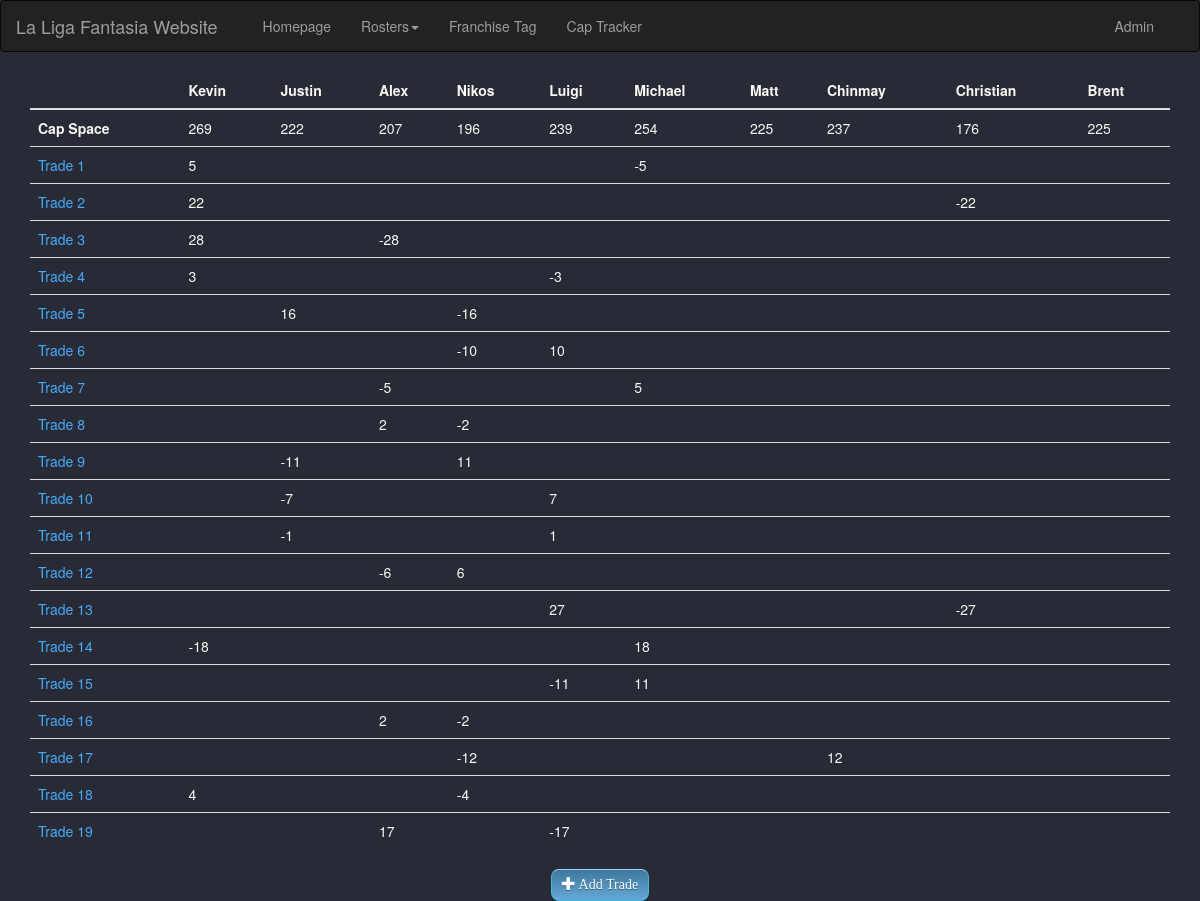
Page /captracker/ on the committed database.
### liga/models.py (models this page shows, shortened)
class Owner(models.Model):
    name = models.CharField(max_length=20)
    cap = models.IntegerField()

### captracker/views.py (the view)
# urls.py: path('', views.captracker, name='captracker'),
def captracker(request):
    owner_list = Owner.objects.all()
    trades = Trade.objects.all()
    cap_movements = Trade.objects.filter(cap__isnull=False)
    cap_exchange = []
    for trade in cap_movements:
        curr = parse_cap_trade(trade.tradeID, trade.recipient, trade.giver, trade.cap)
        cap_exchange.append(curr)
    context = {
        'owner_list': owner_list,
        'trades': trades,
        'cap_exchange': cap_exchange,
    }
    return render(request, 'captracker/captracker.html', context)

### captracker/views.py (called while the page is built)
def parse_cap_trade(tid, f_owner, s_owner, cap):
    f_owner = owner_recs(f_owner, cap)
    s_owner = owner_recs(s_owner, cap * -1)
    my_trade = [tid, f_owner, s_owner]
    return my_trade

def owner_recs(owner, cap_received):
    dict1 = {
        'owner': owner,
        'cap_rec': cap_received,
    }
    return dict1

### captracker/templates/captracker/captracker.html (shortened to what this page needs)
{% extends "liga/base.html" %}
{% block main_content %}
<div class="container table-responsive">
    <table class="table .table-sm table-hover">
        <thead>
        <tr>
            <th scope="col"></th>
            {% for owner in owner_list %}
            <th scope="col">{{owner.name}}</th>
            {% endfor %}
        </tr>
        </thead>
        <tbody>
        <tr>
            <td><b>Cap Space</b></td>
            {% for owner in owner_list %}
            <td> {{owner.cap}}</td>
            {% endfor %}
        </tr>
        {% for trade in cap_exchange %}
        <tr>
            <td><a href="{% url 'captracker:viewTrade' trade.0 %}"> Trade {{trade.0}} </a></td>
            {% for owner in owner_list %}
            <td>
                {% if trade.1.owner == owner %}
                {{ trade.1.cap_rec }}
                {% elif trade.2.owner == owner %}
                {{ trade.2.cap_rec }}
                {% endif %}
            </td>
            {% endfor %}
        </tr>
        {% endfor %}
        </tbody>
    </table>
</div>
<center><a href="{% url 'captracker:addTrade' %}" class="btn btn-info btn-lg mybtn">
    <span class="glyphicon glyphicon-plus"></span> Add Trade
</a></center>
{% endblock main_content %}

### liga/static/liga/style.css (style rules this page uses)
.mybtn { border-top: 1px solid #96d1f8; background: #65a9d7; background: -webkit-gradient(linear, left top, left bottom, from(#3e779d), to(#65a9d7)); background: -webkit-linear-gradient(top, #3e779d, #65a9d7); background: -moz-linear-gradient(top, #3e779d, #65a9d7); background: -ms-linear-gradient(top, #3e779d, #65a9d7); background: -o-linear-gradient(top, #3e779d, #65a9d7); padding: 5px 10px; -webkit-border-radius: 8px; -moz-border-radius: 8px; border-radius: 8px; -webkit-box-shadow: rgba(0,0,0,1) 0 1px 0; -moz-box-shadow: rgba(0,0,0,1) 0 1px 0; box-shadow: rgba(0,0,0,1) 0 1px 0; text-shadow: rgba(0,0,0,.4) 0 1px 0; color: white; font-size: 14px; font-family: Georgia, serif; text-decoration: none; vertical-align: middle; }
body { background-color: #282a36; color: #f8f8f2; }
a { color: #46AAF9; }

### rows in the picture
Owner: name "Kevin", cap "269", trade "5", trade "22", trade "28", trade "3", trade "-18", trade "4"
Owner: name "Justin", cap "222", trade "16", trade "-11", trade "-7", trade "-1"
Owner: name "Alex", cap "207", trade "-28", trade "-5", trade "2", trade "-6", trade "17"
Owner: name "Nikos", cap "196", trade "-16", trade "-10", trade "-2", trade "11", trade "6", trade "-12", trade "-4"
Owner: name "Luigi", cap "239", trade "-3", trade "10", trade "7", trade "1", trade "27", trade "-11", trade "-17"
Owner: name "Michael", cap "254", trade "-5", trade "5", trade "18", trade "11"
Owner: name "Matt", cap "225"
Owner: name "Chinmay", cap "237", trade "12"
Owner: name "Christian", cap "176", trade "-22", trade "-27"
Owner: name "Brent", cap "225"

### other values in the picture
{{ trade.0 }} "1" "2" "3" "4" "5" "6" "7" "8" "9" "10" "11" "12" "13" "14" "15" "16" "17" "18" "19"
